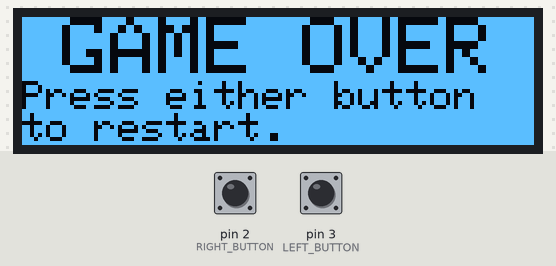
The sketch below on a simulated Arduino Uno, built with avr-gcc and run on an emulated ATmega328P. On the bench: 128×32 one-colour display. The test bench sets the inputs (shaded band); at power-on: pin 2 (RIGHT_BUTTON) LOW, pin 3 (LEFT_BUTTON) LOW. Random numbers use the default seed unless the sketch sets one.

1.3 s: pin 2 (RIGHT_BUTTON) pulled HIGH for 0.15 s
2.9 s: pin 3 (LEFT_BUTTON) pulled HIGH for 0.15 s
4.5 s: pin 2 (RIGHT_BUTTON) pulled HIGH for 1 s
Above: at 6.0 s.

The sketch:

snake.ino
```cpp
/*
  Snake

  A version of the game "Snake" displayed using Adafruit product #661 (or any compatible 128x32 screen) and two pushbuttons.

  The circuit:
  - display pins connected to Arduino pins as follows:
    - CS to 13
    - RST to 12
    - D/C to 11
    - CLK to 10
    - DATA to 9
    - VIN is not used
    - 3.3Vo to 3.3V
    - GND to GND
  - a pushbutton attached to pin 3 from 3.3V (or 5V); ideally positioned left of the screen
  - a pushbutton attached to pin 2 from 3.3V (or 5V); ideally positioned right of the screen
  - a 10kΩ resistor attached to pin 3 from ground
  - a 10kΩ resistor attached to pin 2 from ground
  - pin 8 connected to RESET (this connection may have to be removed to upload a new sketch to the Arduino)
  - to ensure a random seed, pin A0 shouldn't be connected to anything

  Upon reset, the game starts automatically.
  Pressing the pin 3 button turns the snake counterclockwise.
  Pressing the pin 2 button turns the snake clockwise.
  Upon crashing into itself or any of the screen's borders, the game will end, and pressing either button will restart the game.

  created 21 February 2023
  by Dan Garrard
 */

#include <SPI.h>
#include <Adafruit_GFX.h>
#include <Adafruit_SSD1306.h>

#define SCREEN_WIDTH  128
#define SCREEN_HEIGHT  32

// pins
#define RIGHT_BUTTON 2 // turns right from the snake's perspective, i.e. clockwise
#define LEFT_BUTTON  3 // turns left from the snake's perspective, i.e. counterclockwise
#define BOARD_RESET  8
#define OLED_MOSI    9
#define OLED_CLK    10
#define OLED_DC     11
#define OLED_RESET  12
#define OLED_CS     13

Adafruit_SSD1306 screen(SCREEN_WIDTH, SCREEN_HEIGHT, OLED_MOSI, OLED_CLK, OLED_DC, OLED_RESET, OLED_CS);

#define BLACK SSD1306_BLACK
#define WHITE SSD1306_WHITE

#define START_SNAKE_LENGTH   3
#define MAX_SNAKE_LENGTH   200 // chosen semi-arbitrarily; limited by dynamic memory

#define DELAY_MILLISECONDS 50

int leftButtonState, leftButtonPreviousState, rightButtonState, rightButtonPreviousState;
int snakeLength, deltaX, deltaY, appleX, appleY;
int x[MAX_SNAKE_LENGTH], y[MAX_SNAKE_LENGTH];

void setup() {
  digitalWrite(BOARD_RESET, HIGH);
  pinMode(BOARD_RESET, OUTPUT);

  pinMode(LEFT_BUTTON, INPUT);
  pinMode(RIGHT_BUTTON, INPUT);

  Serial.begin(9600);
  if(!screen.begin(SSD1306_SWITCHCAPVCC)) {
    Serial.println(F("SSD1306 allocation failed."));
    for(;;); // loop forever
  }

  leftButtonState = leftButtonPreviousState = rightButtonState = rightButtonPreviousState = LOW;

  // snake moves right by default
  deltaX = 1;
  deltaY = 0;

  snakeLength = START_SNAKE_LENGTH;

  // snake starts in upper-left corner
  x[0] = 2; y[0] = 0;
  x[1] = 1; y[1] = 0;
  x[2] = 0; y[2] = 0;

  screen.clearDisplay();
  screen.fillScreen(WHITE);

  randomSeed(analogRead(0)); // if pin A0 is disconnected, random noise should cause a random seed
  spawnApple();
}

void loop() {
  leftButtonPreviousState = leftButtonState;
  leftButtonState = digitalRead(LEFT_BUTTON);
  rightButtonPreviousState = rightButtonState;
  rightButtonState = digitalRead(RIGHT_BUTTON);

  // if left button is pressed, turn counterclockwise
  if (leftButtonState == HIGH && leftButtonPreviousState == LOW) {
    if (deltaX == 0) {
      deltaX = deltaY;
      deltaY = 0;
    } else {
      deltaY = -deltaX;
      deltaX = 0;
    }
  }

  // if right button is pressed, turn clockwise
  if (rightButtonState == HIGH && rightButtonPreviousState == LOW) {
    if (deltaX == 0) {
      deltaX = -deltaY;
      deltaY = 0;
    } else {
      deltaY = deltaX;
      deltaX = 0;
    }
  }

  // calculate new position for head
  int tempX = x[0] + deltaX;
  int tempY = y[0] + deltaY;

  // check if snake has eaten apple
  bool appleEaten = (tempX == appleX && tempY == appleY);

  // check for edge-of-screen collisions
  if (tempX < 0 || tempX >= SCREEN_WIDTH || tempY < 0 || tempY >= SCREEN_HEIGHT) {
    gameOver();
  }

  // grow snake or erase last part of snake, depending on whether apple was eaten
  if (appleEaten) {
    snakeLength++;
  } else {
    screen.drawPixel(x[snakeLength - 1], y[snakeLength - 1], WHITE);
  }

  // move the snake forward, segment by segment, checking for collision at every segment
  for (int i = snakeLength - 1; i > 0; i--) {
    if (x[i] == tempX && y[i] == tempY) {
      gameOver();
    }
    x[i] = x[i - 1];
    y[i] = y[i - 1];
  }
  x[0] = tempX;
  y[0] = tempY;

  // draw new head
  screen.drawPixel(tempX, tempY, BLACK);

  // spawn new apple if necessary
  if (appleEaten) {
    spawnApple();
  }

  screen.display();

  delay(DELAY_MILLISECONDS);
}

// displays the "game over" screen
void gameOver() {
  screen.clearDisplay();
  screen.fillScreen(WHITE);
  screen.setTextColor(BLACK);
  screen.setTextSize(2);
  screen.setCursor(10, 0);
  screen.print(F("GAME OVER"));
  screen.setTextSize(1);
  screen.setCursor(0, 16);
  screen.print(F("Press either button\nto restart."));
  screen.display();
  while (true) { // loop forever
    leftButtonPreviousState = leftButtonState;
    leftButtonState = digitalRead(LEFT_BUTTON);
    rightButtonPreviousState = rightButtonState;
    rightButtonState = digitalRead(RIGHT_BUTTON);
    // if either button is pressed, reset the board
    if ((leftButtonState == HIGH && leftButtonPreviousState == LOW)
     || (rightButtonState == HIGH && rightButtonPreviousState == LOW)) {
      digitalWrite(BOARD_RESET, LOW);
    }
  }
}

// creates a new apple at a valid location
void spawnApple() {
  // try random locations until a free location is found
  bool applePlaced = false;
  while (!applePlaced) {
    appleX = random(SCREEN_WIDTH);
    appleY = random(SCREEN_HEIGHT);
    applePlaced = true; // apple is placed unless collision is found; for loop checks for collision
    for (int i = 0; i < snakeLength; i++) {
      if (x[i] == appleX && y[i] == appleY) {
        applePlaced = false;
        i = snakeLength; // break for-loop
      }
    }
  }
  screen.drawPixel(appleX, appleY, BLACK);
}
```
